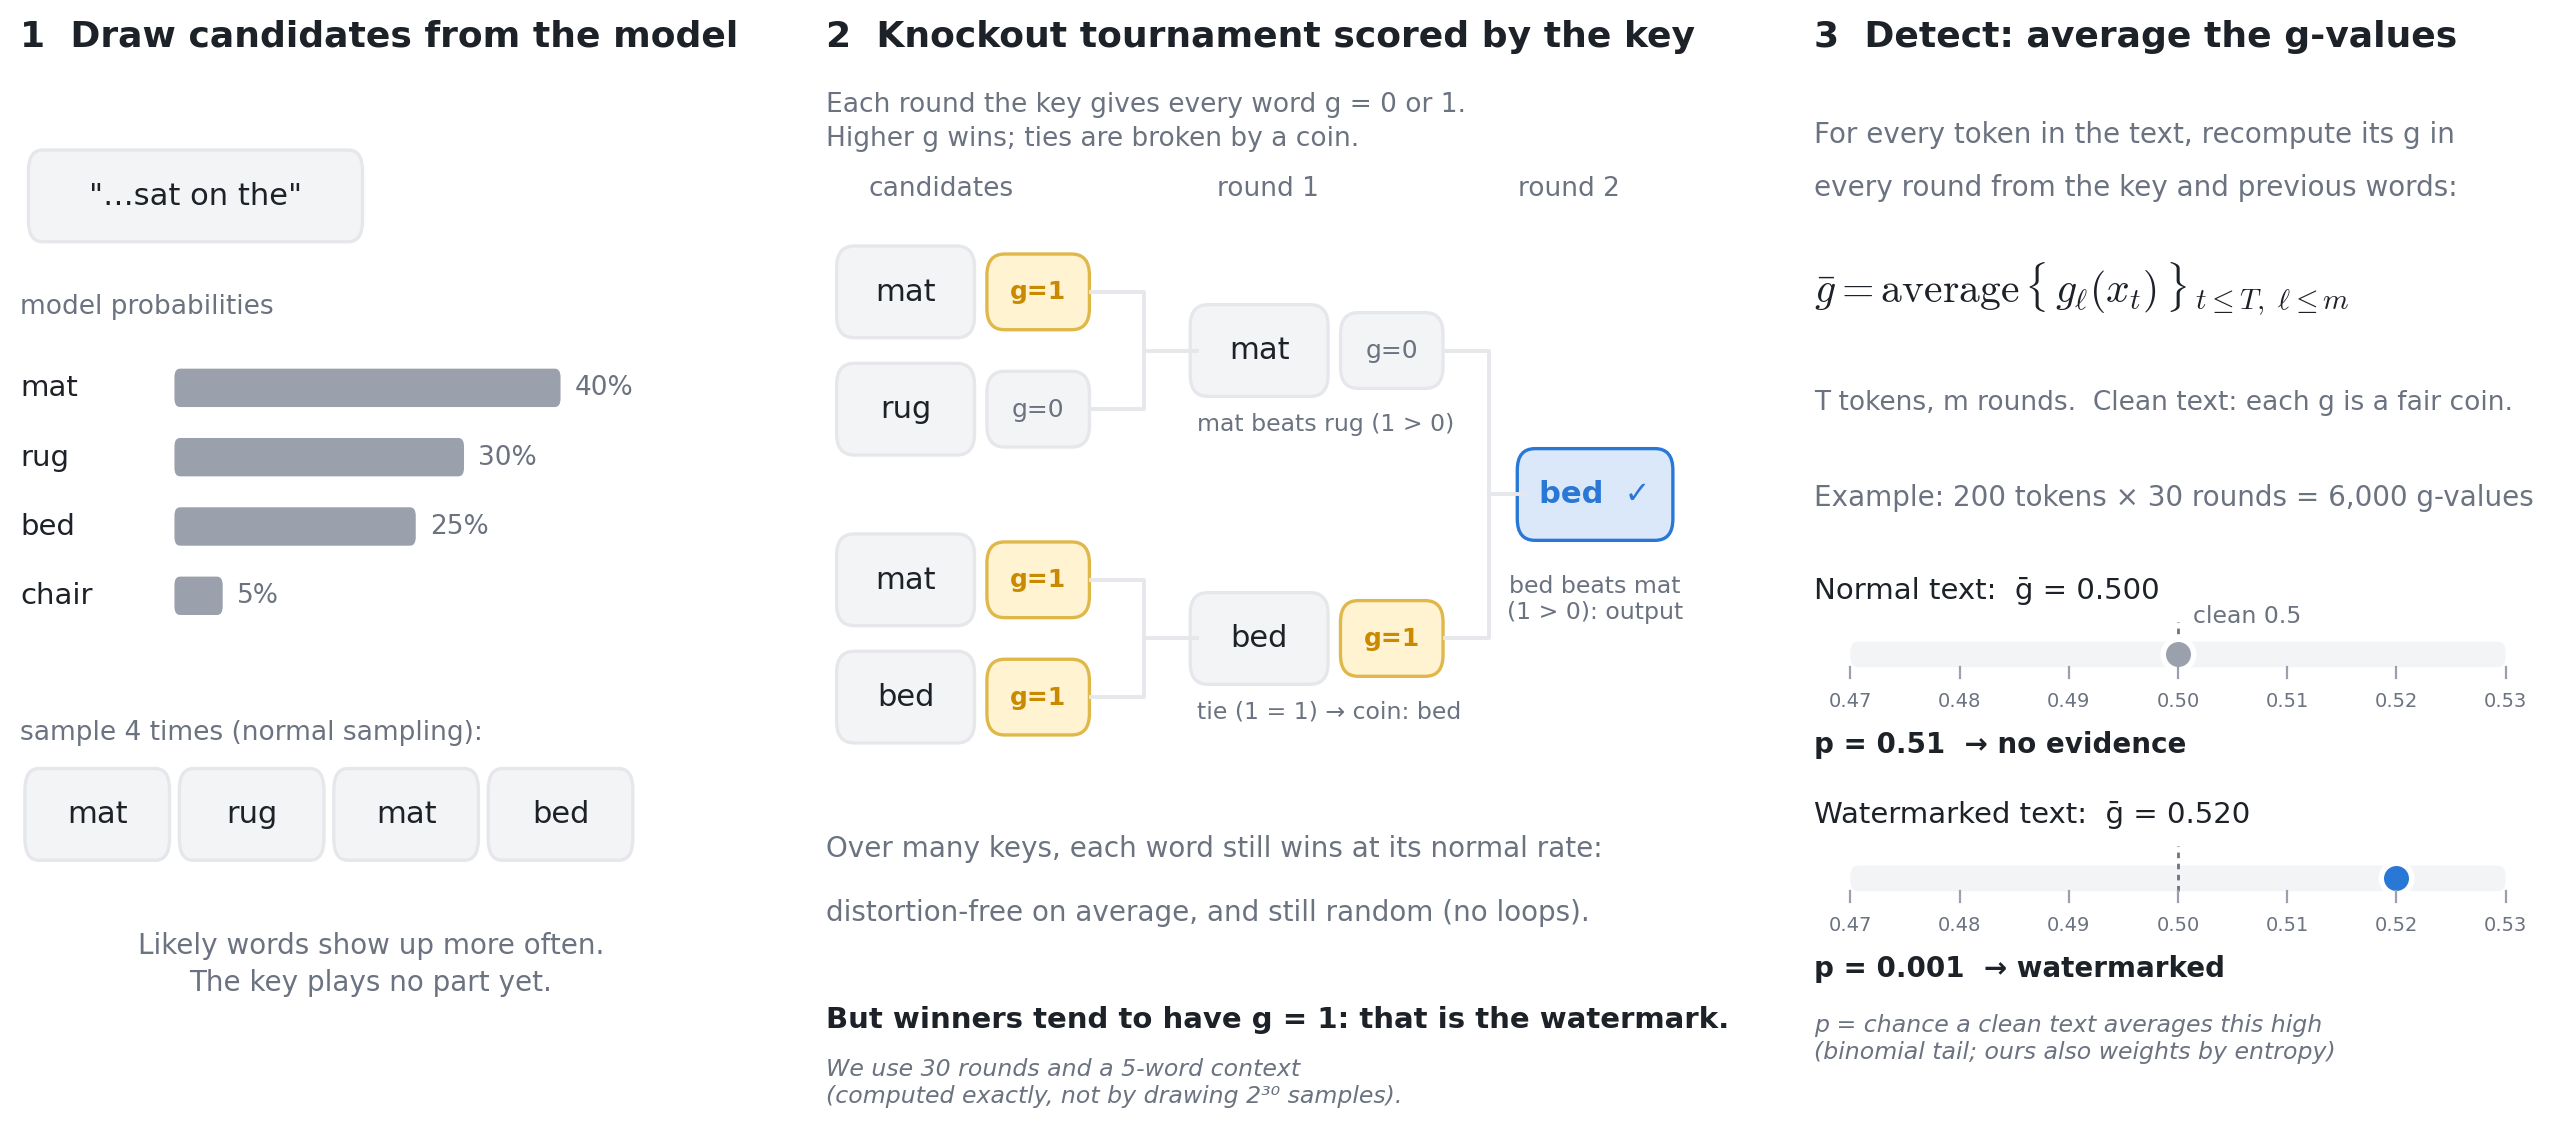

This figure's Python source:
"""Slide figure for SynthID-Text: candidates, key-scored knockout tournament, mean-g detection."""
import math
import matplotlib.pyplot as plt
from matplotlib.patches import FancyBboxPatch

INK, MUTED, RULE = '#1d2128', '#6b7280', '#e5e7eb'
GOLD, LGOLD = '#c98a00', '#fff3d1'        # g = 1
GREYF = '#f3f4f6'                         # g = 0 / neutral
BLUE, LBLUE, GREY = '#2a78d6', '#dbe8fa', '#9aa1ac'
plt.rcParams.update({'mathtext.fontset': 'cm', 'font.family': 'DejaVu Sans', 'font.size': 11, 'text.color': INK,
                     'axes.edgecolor': RULE, 'axes.labelcolor': MUTED, 'xtick.color': MUTED, 'ytick.color': MUTED})
fig = plt.figure(figsize=(13, 6.2), dpi=200); fig.patch.set_facecolor('white')

def chip(ax, x, y, text, fill, edge, w=0.17, h=0.07, size=11, color=INK, weight='normal', lw=1.2):
    ax.add_patch(FancyBboxPatch((x - w / 2, y - h / 2), w, h, boxstyle='round,pad=0.008,rounding_size=0.02',
                                facecolor=fill, edgecolor=edge, linewidth=lw))
    ax.text(x, y, text, ha='center', va='center', fontsize=size, color=color, weight=weight)

def gchip(ax, x, y, g):
    chip(ax, x, y, f'g={g}', LGOLD if g else GREYF, '#e0b84a' if g else RULE, w=0.10, h=0.055, size=9,
         color=GOLD if g else MUTED, weight='bold' if g else 'normal')

def binom_sf(k, n):
    """P(Binomial(n, 0.5) >= k), via log-space summation."""
    logs = [math.lgamma(n + 1) - math.lgamma(i + 1) - math.lgamma(n - i + 1) - n * math.log(2) for i in range(k, n + 1)]
    m = max(logs)
    return math.exp(m) * sum(math.exp(l - m) for l in logs)

# ---------- Panel 1: draw candidates ----------
ax1 = fig.add_axes([0.02, 0.05, 0.27, 0.86]); ax1.set_xlim(0, 1); ax1.set_ylim(0, 1); ax1.axis('off')
ax1.text(0.0, 1.0, '1  Draw candidates from the model', fontsize=13, weight='bold')
chip(ax1, 0.25, 0.86, '"…sat on the"', GREYF, RULE, w=0.46)
toks = ['mat', 'rug', 'bed', 'chair']; p = [0.40, 0.30, 0.25, 0.05]
ax1.text(0.0, 0.75, 'model probabilities', fontsize=9.5, color=MUTED)
for i, (w, q) in enumerate(zip(toks, p)):
    y = 0.68 - i * 0.065
    ax1.text(0.0, y, w, fontsize=10.5, va='center')
    ax1.add_patch(FancyBboxPatch((0.22, y - 0.018), 0.55 * q / 0.4, 0.036, boxstyle='round,pad=0,rounding_size=0.008',
                                 facecolor=GREY, edgecolor='none'))
    ax1.text(0.24 + 0.55 * q / 0.4, y, f'{q:.0%}', fontsize=9.5, va='center', color=MUTED)
ax1.text(0.0, 0.35, 'sample 4 times (normal sampling):', fontsize=9.5, color=MUTED)
for i, w in enumerate(['mat', 'rug', 'mat', 'bed']):
    chip(ax1, 0.11 + i * 0.22, 0.28, w, GREYF, RULE, w=0.19)
ax1.text(0.5, 0.17, 'Likely words show up more often.\nThe key plays no part yet.', ha='center', va='top',
         fontsize=10, color=MUTED, linespacing=1.4)

# ---------- Panel 2: tournament ----------
ax2 = fig.add_axes([0.33, 0.05, 0.34, 0.86]); ax2.set_xlim(0, 1); ax2.set_ylim(0, 1); ax2.axis('off')
ax2.text(0.0, 1.0, '2  Knockout tournament scored by the key', fontsize=13, weight='bold')
ax2.text(0.0, 0.93, 'Each round the key gives every word g = 0 or 1.\nHigher g wins; ties are broken by a coin.',
         fontsize=9.5, color=MUTED, va='center', linespacing=1.4)
ax2.text(0.13, 0.86, 'candidates', ha='center', fontsize=9.5, color=MUTED)
ax2.text(0.50, 0.86, 'round 1', ha='center', fontsize=9.5, color=MUTED)
ax2.text(0.84, 0.86, 'round 2', ha='center', fontsize=9.5, color=MUTED)
leaves = [('mat', 1), ('rug', 0), ('mat', 1), ('bed', 1)]      # round-1 g-values (same word -> same g)
ys = [0.77, 0.66, 0.50, 0.39]
for (w, g), y in zip(leaves, ys):
    chip(ax2, 0.09, y, w, GREYF, RULE, w=0.14)
    gchip(ax2, 0.24, y, g)
mid = [('mat', 0.715, 'mat beats rug (1 > 0)'), ('bed', 0.445, 'tie (1 = 1) → coin: bed')]
r2g = {'mat': 0, 'bed': 1}
for (w, y, note), (ya, yb) in zip(mid, [(ys[0], ys[1]), (ys[2], ys[3])]):
    for yy in (ya, yb):
        ax2.plot([0.30, 0.36, 0.36], [yy, yy, y], color=RULE, lw=1.4)
    ax2.plot([0.36, 0.42], [y, y], color=RULE, lw=1.4)
    chip(ax2, 0.49, y, w, GREYF, RULE, w=0.14)
    gchip(ax2, 0.64, y, r2g[w])
    ax2.text(0.42, y - 0.075, note, fontsize=8.5, color=MUTED)
for yy in (0.715, 0.445):
    ax2.plot([0.70, 0.75, 0.75], [yy, yy, 0.58], color=RULE, lw=1.4)
ax2.plot([0.75, 0.79], [0.58, 0.58], color=RULE, lw=1.4)
chip(ax2, 0.87, 0.58, 'bed  ✓', LBLUE, BLUE, w=0.16, color=BLUE, weight='bold')
ax2.text(0.87, 0.505, 'bed beats mat\n(1 > 0): output', ha='center', va='top', fontsize=8.5, color=MUTED)
ax2.text(0.0, 0.24, 'Over many keys, each word still wins at its normal rate:', fontsize=10, color=MUTED)
ax2.text(0.0, 0.18, 'distortion-free on average, and still random (no loops).', fontsize=10, color=MUTED)
ax2.text(0.0, 0.08, 'But winners tend to have g = 1: that is the watermark.', fontsize=10.5, weight='bold')
ax2.text(0.0, 0.01, 'We use 30 rounds and a 5-word context\n(computed exactly, not by drawing 2³⁰ samples).',
         fontsize=8.5, color=MUTED, style='italic')

# ---------- Panel 3: detection ----------
ax3 = fig.add_axes([0.71, 0.05, 0.28, 0.86]); ax3.set_xlim(0, 1); ax3.set_ylim(0, 1); ax3.axis('off')
ax3.text(0.0, 1.0, '3  Detect: average the g-values', fontsize=13, weight='bold')
ax3.text(0.0, 0.91, 'For every token in the text, recompute its g in', fontsize=10, color=MUTED)
ax3.text(0.0, 0.86, 'every round from the key and previous words:', fontsize=10, color=MUTED)
ax3.text(0.0, 0.76, r'$\bar g = \mathrm{average}\,\{\, g_\ell(x_t) \,\}_{\,t \leq T,\ \ell \leq m}$', fontsize=15)
ax3.text(0.0, 0.66, 'T tokens, m rounds.  Clean text: each g is a fair coin.', fontsize=9.5, color=MUTED)

# mean-g gauges for a 200-token text with 30 rounds
T, m = 200, 30; n = T * m
cases = [('Normal text', 0.500, GREY), ('Watermarked text', 0.520, BLUE)]
ax3.text(0.0, 0.57, f'Example: {T} tokens × {m} rounds = {n:,} g-values', fontsize=10, color=MUTED)
x0, x1, lo, hi = 0.05, 0.95, 0.47, 0.53
def gx(v): return x0 + (v - lo) / (hi - lo) * (x1 - x0)
for i, (label, gbar, col) in enumerate(cases):
    y = 0.43 - i * 0.21
    ax3.add_patch(FancyBboxPatch((x0, y - 0.012), x1 - x0, 0.024, boxstyle='round,pad=0,rounding_size=0.01',
                                 facecolor=GREYF, edgecolor='none'))
    ax3.plot([gx(0.5), gx(0.5)], [y - 0.012, y + 0.03], color=MUTED, lw=1, ls=(0, (2, 2)))
    ax3.plot([gx(gbar)], [y], 'o', ms=11, color=col, mec='white', mew=2)
    k = round(gbar * n)
    pv = binom_sf(k, n)
    ax3.text(0.0, y + 0.06, f'{label}:  ḡ = {gbar:.3f}', fontsize=10.5, va='center')
    ax3.text(0.0, y - 0.085, f'p = {pv:.2g}' + ('  → watermarked' if pv < 0.01 else '  → no evidence'),
             fontsize=10, va='center', weight='bold')
for i in range(2):
    y = 0.43 - i * 0.21
    for v in (0.47, 0.48, 0.49, 0.50, 0.51, 0.52, 0.53):
        ax3.plot([gx(v), gx(v)], [y - 0.012, y - 0.022], color=GREY, lw=0.8)
        ax3.text(gx(v), y - 0.035, f'{v:.2f}', ha='center', va='top', fontsize=7, color=MUTED)
ax3.text(gx(0.5) + 0.02, 0.43 + 0.03, 'clean 0.5', ha='left', fontsize=8.5, color=MUTED)
ax3.text(0.0, 0.07, 'p = chance a clean text averages this high\n(binomial tail; ours also weights by entropy)',
         fontsize=8.5, color=MUTED, style='italic', va='center')

for ext in ('png', 'svg'):
    fig.savefig(f'synthid.{ext}', bbox_inches='tight', facecolor='white')
print('p wm', binom_sf(round(0.52 * n), n), 'p clean', binom_sf(round(0.5 * n), n))
